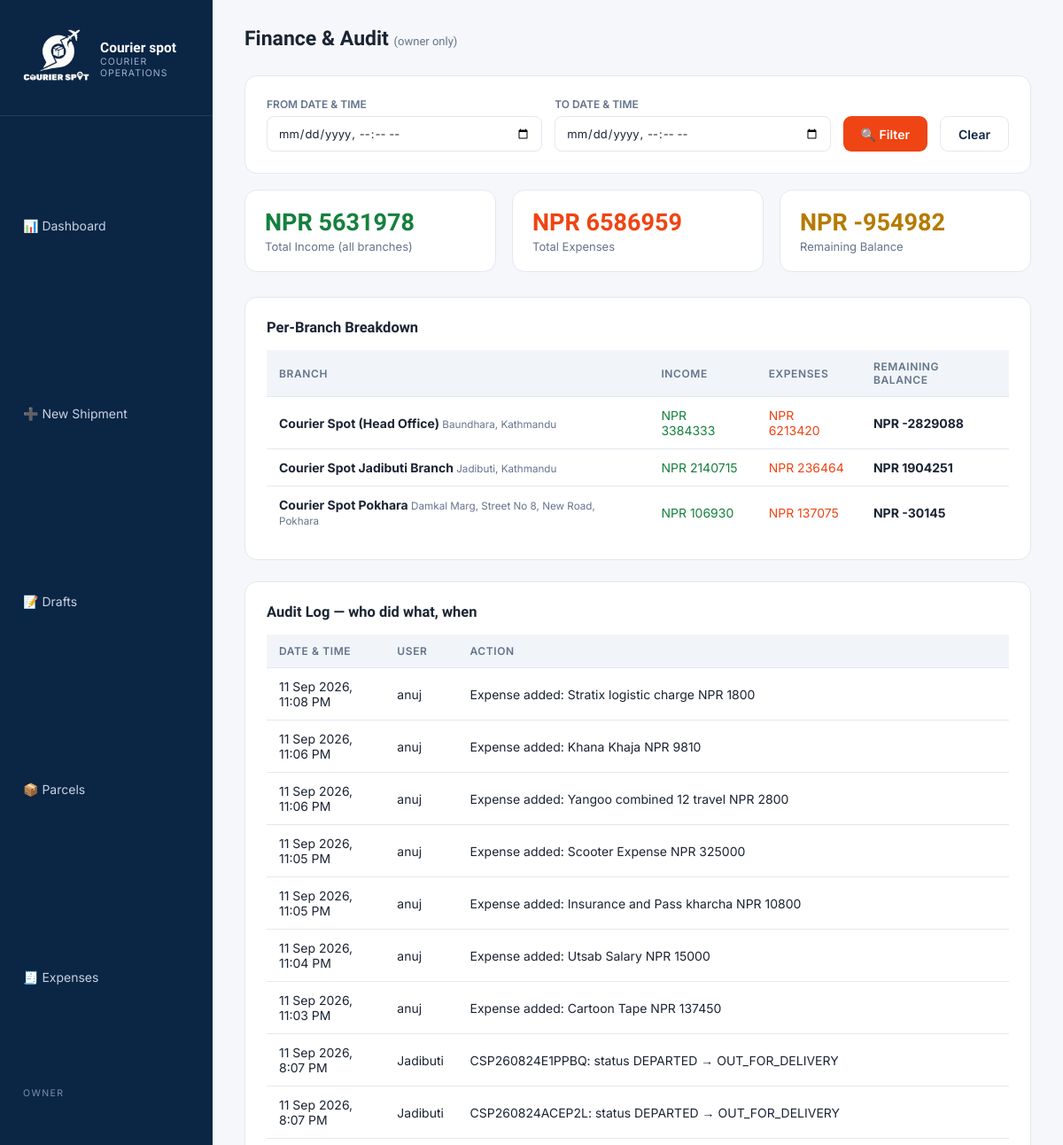
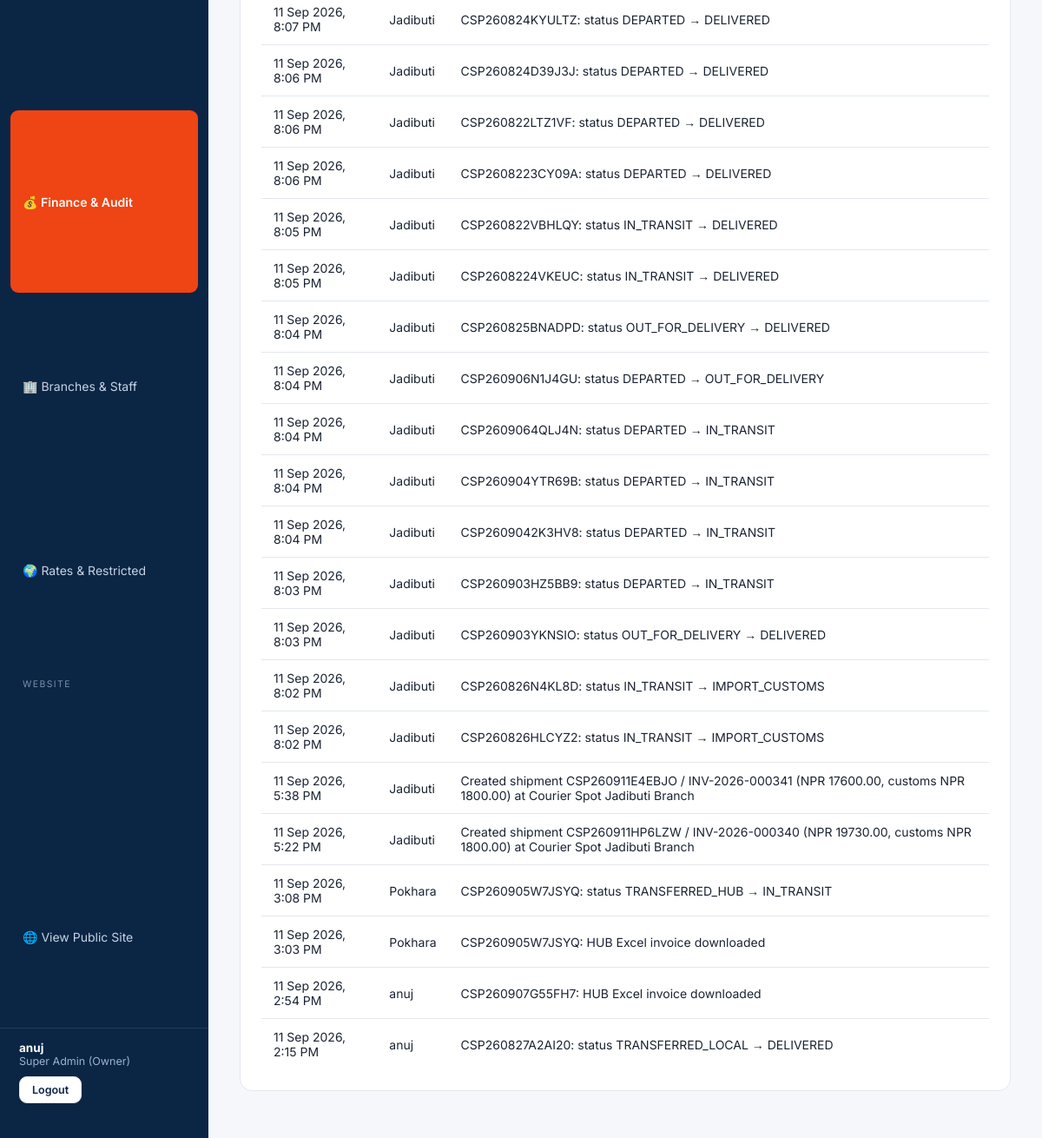
The app's page /panel/finance/ (signed in), older data (2 pictures, top to bottom).
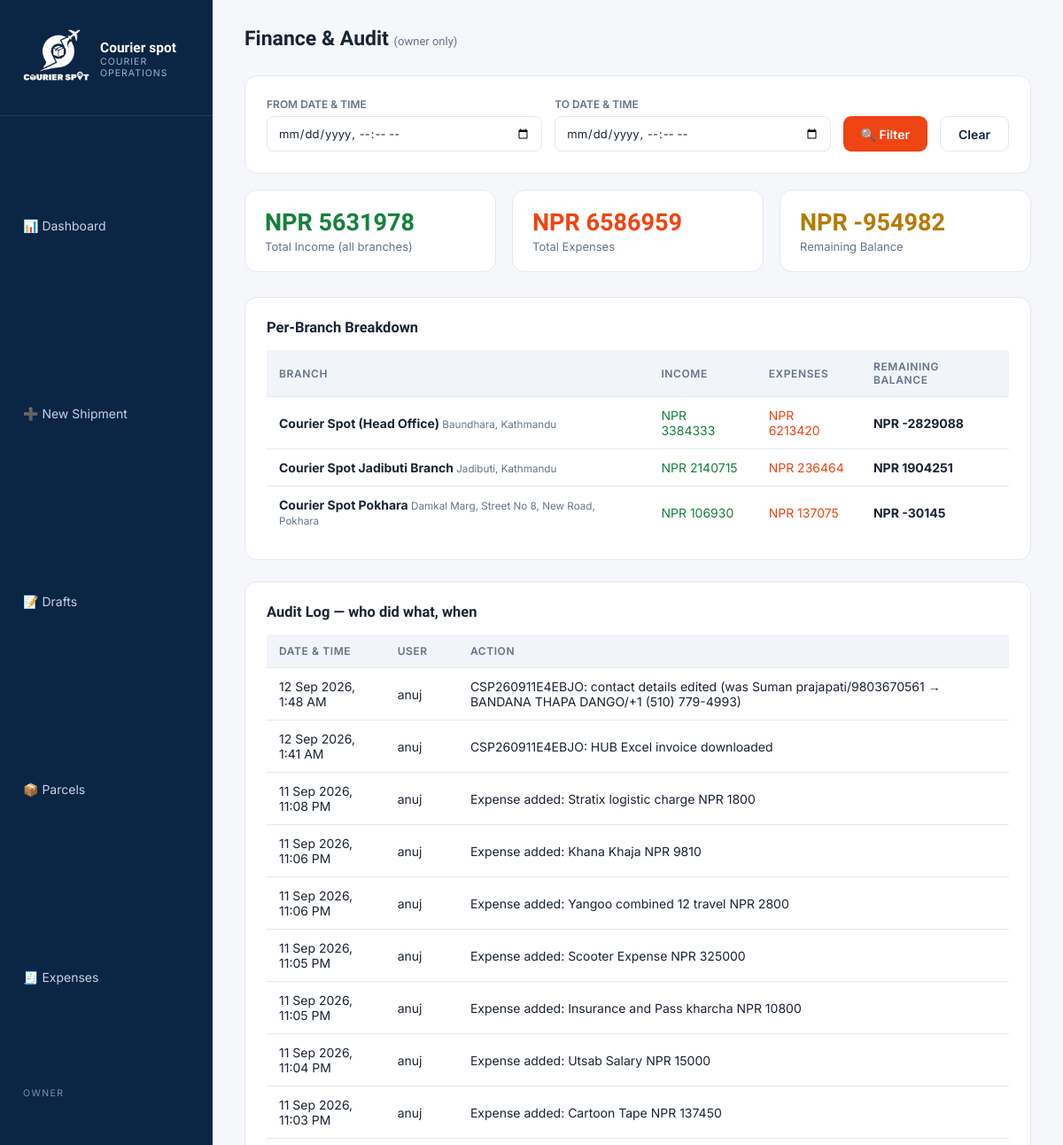
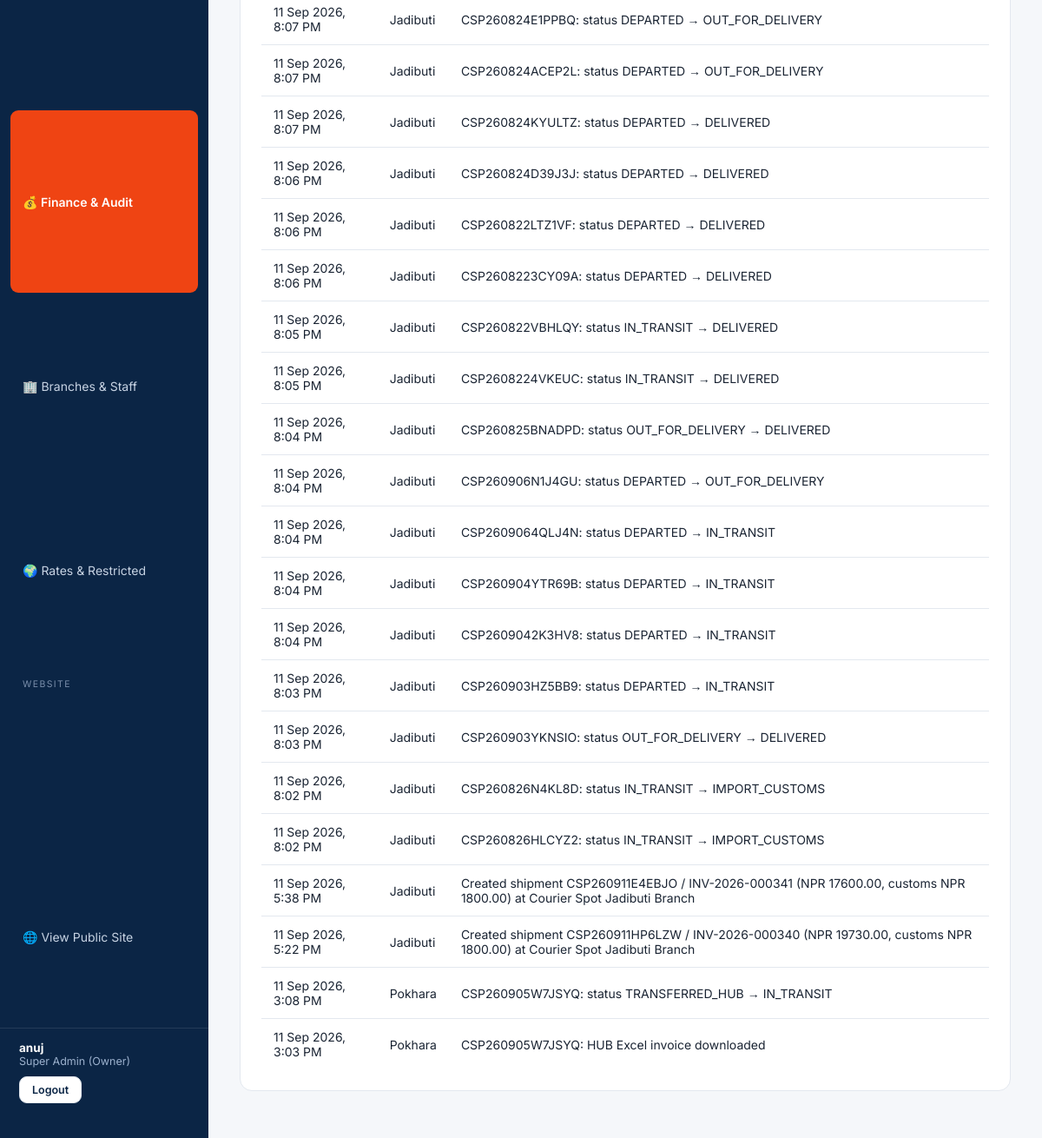
The same page, newer data (2 pictures, top to bottom).
### operations/models.py (models this page shows, shortened)
class Branch(models.Model):
    name = models.CharField(max_length=120)
    location = models.CharField(max_length=160, help_text='City / area, e.g. Kathmandu — Dhumbarahi')
    address = models.CharField(max_length=255)
    phone = models.CharField(max_length=40)
    email = models.EmailField(blank=True)
    is_active = models.BooleanField(default=True)
    created_at = models.DateTimeField(auto_now_add=True)
    class Meta:
        verbose_name_plural = 'Branches'

class AuditLog(models.Model):
    user = models.ForeignKey(settings.AUTH_USER_MODEL, on_delete=models.SET_NULL, null=True)
    action = models.CharField(max_length=255)
    created_at = models.DateTimeField(auto_now_add=True)
    class Meta:
        ordering = ['-created_at']

### accounts/models.py (models this page shows, shortened)
class User(AbstractUser):
    class Roles(models.TextChoices):
        SUPERADMIN = 'SUPERADMIN', 'Super Admin (Owner)'
        BRANCH_ADMIN = 'BRANCH_ADMIN', 'Branch Admin'
        STAFF = 'STAFF', 'Staff'
        CUSTOMER = 'CUSTOMER', 'Customer'
    role = models.CharField(max_length=20, choices=Roles.choices, default=Roles.CUSTOMER)
    branch = models.ForeignKey('operations.Branch', null=True, blank=True,
                               on_delete=models.SET_NULL, related_name='users')
    phone = models.CharField(max_length=20, blank=True)
    address = models.CharField(max_length=255, blank=True)
    @property
    def is_owner(self):
        return self.role == self.Roles.SUPERADMIN

### operations/views.py (the view, shortened to what this page needs)
# urls.py: path('panel/finance/', ops.finance, name='finance'),
@owner_required
def finance(request):
    start_value = request.GET.get('start')
    end_value = request.GET.get('end')
    start_datetime = None
    end_datetime = None
    rows = []
    for b in Branch.objects.all():
        invoices = b.invoices.all()
        if start_datetime:
            invoices = invoices.filter(
                created_at__gte=start_datetime
            )
        if end_datetime:
            invoices = invoices.filter(
                created_at__lte=end_datetime
            )
        income = (
            invoices.aggregate(s=Sum('grand_total'))['s']
            or Decimal('0')
        )
        expenses = b.expenses.all()
        if start_datetime:
            expenses = expenses.filter(
                created_at__gte=start_datetime
            )
        if end_datetime:
            expenses = expenses.filter(
                created_at__lte=end_datetime
            )
        spent = (
            expenses.aggregate(s=Sum('amount'))['s']
            or Decimal('0')
        )
        balance = income - spent
        rows.append({
            'branch': b,
            'income': income,
            'spent': spent,
            'balance': balance,
        })
    totals = {
        'income': sum(
            r['income'] for r in rows
        ),
        'spent': sum(
            r['spent'] for r in rows
        ),
        'balance': sum(
            r['balance'] for r in rows
        ),
    }
    audit = AuditLog.objects.select_related('user')
    if start_datetime:
        audit = audit.filter(
            created_at__gte=start_datetime
        )
    if end_datetime:
        audit = audit.filter(
            created_at__lte=end_datetime
        )
    audit = audit[:30]
    return render(
        request,
        'panel/finance.html',
        {
            'rows': rows,
            'totals': totals,
            'audit': audit,
            'start_value': start_value or '',
            'end_value': end_value or '',
        }
    )

### operations/views.py (called while the page is built)
def owner_required(view):
    @wraps(view)
    @login_required
    def wrapper(request, *a, **kw):
        if not request.user.is_owner:
            return HttpResponseForbidden('Owner access only.')
        return view(request, *a, **kw)
    return wrapper

### templates/panel/finance.html (shortened to what the changed rows need)
{% extends "panel/base_panel.html" %}
{% block content %}
<div class="topbar">
    <h1>
        Finance &amp; Audit
        <span style="
            font-size: 13px;
            color: var(--muted);
            font-weight: 400;
        ">
            (owner only)
        </span>
    </h1>
</div>
<div class="card">
    <table>
        <thead>
            <tr>
                <th>BRANCH</th>
                <th>INCOME</th>
                <th>EXPENSES</th>
                <th>REMAINING BALANCE</th>
            </tr>
        </thead>
        <tbody>
            {% for r in rows %}
            <tr>
                <td>
                    <b>
                        {{ r.branch.name }}
                    </b>
                    <small style="color: var(--muted);">
                        {{ r.branch.location }}
                    </small>
                </td>
                <td style="color: #15803D;">
                    NPR {{ r.income|floatformat:0 }}
                </td>
                <td style="color: var(--crimson);">
                    NPR {{ r.spent|floatformat:0 }}
                </td>
                <td>
                    <b>
                        NPR {{ r.balance|floatformat:0 }}
                    </b>
                </td>
            </tr>
            {% endfor %}
        </tbody>
    </table>
</div>
<div class="card">
    <table>
        <thead>
            <tr>
                <th>DATE &amp; TIME</th>
                <th>USER</th>
                <th>ACTION</th>
            </tr>
        </thead>
        <tbody>
            {% for a in audit %}
            <tr>
                <td>
                    {{ a.created_at|date:"d M Y, g:i A" }}
                </td>
                <td>
                    {{ a.user.username|default:"—" }}
                </td>
                <td>
                    {{ a.action }}
                </td>
            </tr>
            {% endfor %}
        </tbody>
    </table>
</div>
{% endblock %}

Row changes from the older to the newer data that the page shows:
no longer on this page (row unchanged): AuditLog: created_at "11 Sep 2026, 2:54 PM", user.username "anuj", action "CSP260907G55FH7: HUB Excel invoice downloaded"
no longer on this page (row unchanged): AuditLog: created_at "11 Sep 2026, 2:15 PM", user.username "anuj", action "CSP260827A2AI20: status TRANSFERRED_LOCAL → DELIVERED"
added AuditLog: created_at "12 Sep 2026, 1:48 AM", user.username "anuj", action "CSP260911E4EBJO: contact details edited (was Suman prajapati/9803670561 → BANDANA THAPA DANGO/+1 (510) 779-4993)"
added AuditLog: created_at "12 Sep 2026, 1:41 AM", user.username "anuj", action "CSP260911E4EBJO: HUB Excel invoice downloaded"
